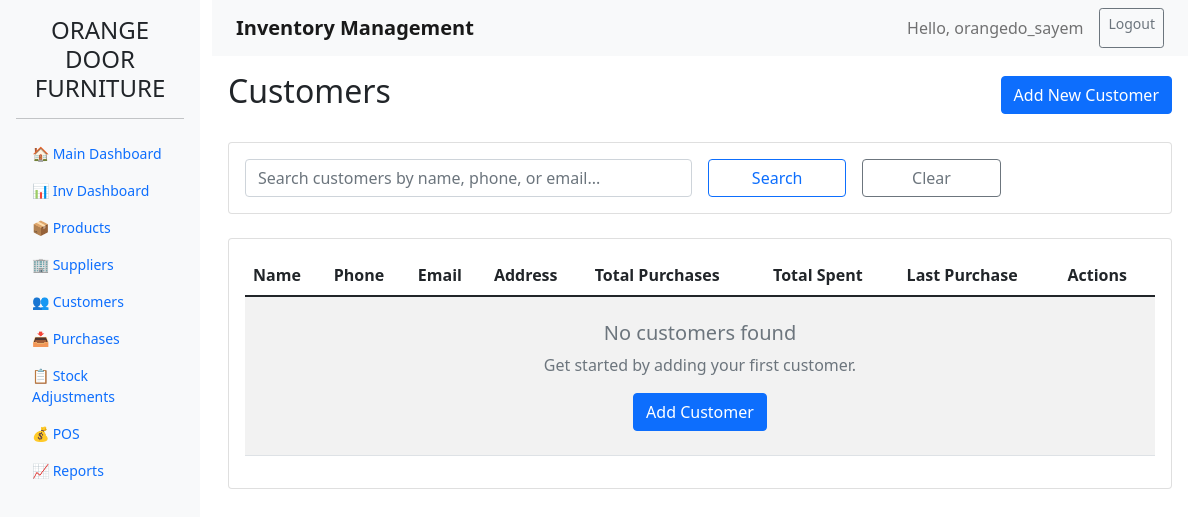
The page /inventory/customers/ (signed in) on the database as committed earlier.
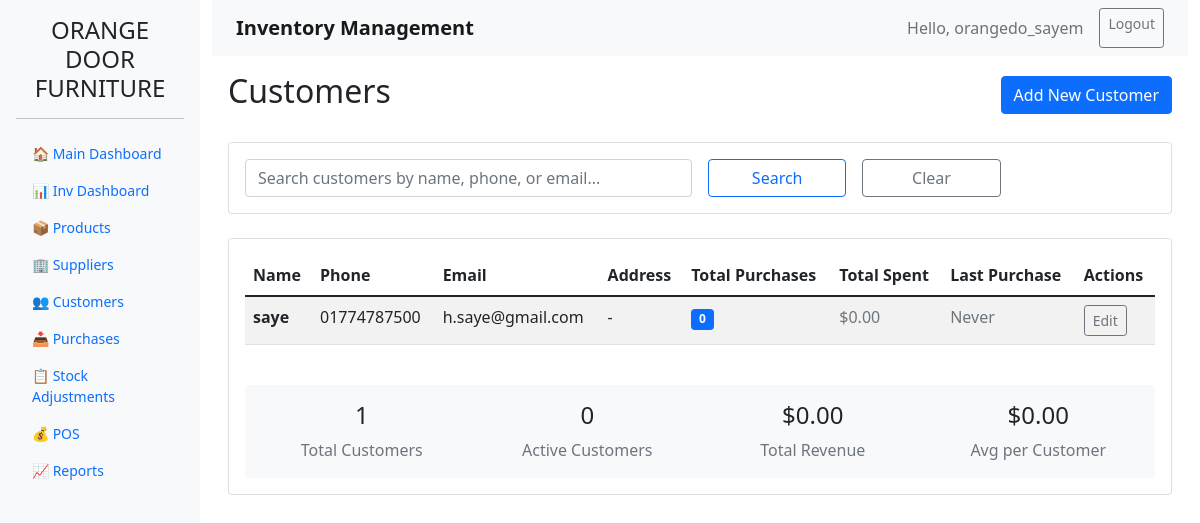
The same page on the database as committed later.
### inventory/models.py (models this page shows, shortened)
class Customer(models.Model):
    name = models.CharField(max_length=200)
    phone = models.CharField(max_length=20, unique=True, blank=True, null=True)  # Make unique and allow null
    email = models.EmailField(blank=True)
    address = models.TextField(blank=True)
    created_at = models.DateTimeField(auto_now_add=True)
    class Meta:
        constraints = [
            models.UniqueConstraint(
                fields=['phone'],
                name='unique_phone_when_not_null',
                condition=models.Q(phone__isnull=False)
            )
        ]

### inventory/views.py (the view, shortened to what this page needs)
# urls.py: path('customers/', views.customer_list, name='customer_list'),
@login_required
def customer_list(request):
    customers = Customer.objects.all().order_by('-created_at')
    query = request.GET.get('q')
    for customer in customers:
        customer_sales = Sale.objects.filter(customer=customer)
        customer.sales_count = customer_sales.count()
        customer.total_spent = customer_sales.aggregate(Sum('grand_total'))['grand_total__sum'] or 0
        customer.last_purchase = customer_sales.order_by('-sale_date').first()
    total_customers = customers.count()
    active_customers = len([c for c in customers if c.sales_count > 0])
    total_revenue = sum(customer.total_spent for customer in customers)
    avg_spent = total_revenue / active_customers if active_customers > 0 else 0
    context = {
        'customers': customers,
        'total_customers': total_customers,
        'active_customers': active_customers,
        'total_revenue': total_revenue,
        'avg_spent': avg_spent,
    }
    return render(request, 'inventory/customer_list.html', context)

### templates/inventory/customer_list.html (shortened to what this page needs)
{% extends 'inventory/base.html' %}
{% block content %}
<div class="d-flex justify-content-between align-items-center mb-4">
    <h2>Customers</h2>
    <a href="{% url 'customer_add' %}" class="btn btn-primary">Add New Customer</a>
</div>
<div class="card mb-4">
    <div class="card-body">
        <form method="get" class="row g-3">
            <div class="col-md-6">
                <input type="text" name="q" class="form-control" placeholder="Search customers by name, phone, or email..." value="{{ request.GET.q }}">
            </div>
            <div class="col-md-2">
                <button type="submit" class="btn btn-outline-primary w-100">Search</button>
            </div>
            <div class="col-md-2">
                <a href="{% url 'customer_list' %}" class="btn btn-outline-secondary w-100">Clear</a>
            </div>
        </form>
    </div>
</div>
<div class="card">
    <div class="card-body">
        <div class="table-responsive">
            <table class="table table-striped">
                <thead>
                    <tr>
                        <th>Name</th>
                        <th>Phone</th>
                        <th>Email</th>
                        <th>Address</th>
                        <th>Total Purchases</th>
                        <th>Total Spent</th>
                        <th>Last Purchase</th>
                        <th>Actions</th>
                    </tr>
                </thead>
                <tbody>
                    {% for customer in customers %}
                    <tr>
                        <td>
                            <strong>{{ customer.name }}</strong>
                        </td>
                        <td>{{ customer.phone|default:"-" }}</td>
                        <td>{{ customer.email|default:"-" }}</td>
                        <td>
                            {% if customer.address %}
                                <span title="{{ customer.address }}">
                                    {{ customer.address|truncatewords:5 }}
                                </span>
                            {% else %}
                                -
                            {% endif %}
                        </td>
                        <td>
                            <span class="badge bg-primary">{{ customer.sales_count }}</span>
                        </td>
                        <td>
                            {% if customer.total_spent > 0 %}
                                <strong>${{ customer.total_spent|floatformat:2 }}</strong>
                            {% else %}
                                <span class="text-muted">$0.00</span>
                            {% endif %}
                        </td>
                        <td>
                            {% if customer.last_purchase %}
                                {{ customer.last_purchase.sale_date|date:"M d, Y" }}
                            {% else %}
                                <span class="text-muted">Never</span>
                            {% endif %}
                        </td>
                        <td>
                            <a href="{% url 'customer_edit' customer.pk %}" class="btn btn-sm btn-outline-secondary">Edit</a>
                        </td>
                    </tr>
                    {% empty %}
                    <tr>
                        <td colspan="8" class="text-center py-4">
                            <div class="text-muted">
                                <h5>No customers found</h5>
                                <p>Get started by adding your first customer.</p>
                                <a href="{% url 'customer_add' %}" class="btn btn-primary">Add Customer</a>
                            </div>
                        </td>
                    </tr>
                    {% endfor %}
                </tbody>
            </table>
        </div>
        {% if customers %}
        <div class="mt-4 p-3 bg-light rounded">
            <div class="row text-center">
                <div class="col-md-3">
                    <h4>{{ customers.count }}</h4>
                    <p class="text-muted mb-0">Total Customers</p>
                </div>
                <div class="col-md-3">
                    <h4>{{ active_customers }}</h4>
                    <p class="text-muted mb-0">Active Customers</p>
                </div>
                <div class="col-md-3">
                    <h4>${{ total_revenue|floatformat:2 }}</h4>
                    <p class="text-muted mb-0">Total Revenue</p>
                </div>
                <div class="col-md-3">
                    <h4>${{ avg_spent|floatformat:2 }}</h4>
                    <p class="text-muted mb-0">Avg per Customer</p>
                </div>
            </div>
        </div>
        {% endif %}
    </div>
</div>
{% endblock %}

### templates/inventory/base.html (shortened to what this page needs)
<!DOCTYPE html>
<html lang="en">
<head>
    <link href="https://cdn.jsdelivr.net/npm/bootstrap@5.1.3/dist/css/bootstrap.min.css" rel="stylesheet">
</head>
<body>
    <div class="container-fluid">
        <div class="row">
            <div class="col-md-2 sidebar p-3">
                <h4 class="text-center">ORANGE DOOR FURNITURE</h4>
                <hr>
                <ul class="nav nav-pills flex-column">
                    <li class="nav-item">
                        <a class="nav-link" href="{% url 'dashboard' %}">🏠 Main Dashboard</a>
                    </li>
                    <li class="nav-item">
                        <a class="nav-link" href="{% url 'inventory_dashboard' %}">📊 Inv Dashboard</a>
                    </li>
                    <li class="nav-item">
                        <a class="nav-link" href="{% url 'product_list' %}">📦 Products</a>
                    </li>
                    <li class="nav-item">
                        <a class="nav-link" href="{% url 'supplier_list' %}">🏢 Suppliers</a>
                    </li>
                    <li class="nav-item">
                        <a class="nav-link" href="{% url 'customer_list' %}">👥 Customers</a>
                    </li>
                    <li class="nav-item">
                        <a class="nav-link" href="{% url 'purchase_list' %}">📥 Purchases</a>
                    </li>
                    <li class="nav-item">
                        <a class="nav-link" href="{% url 'stock_adjustment_list' %}">📋 Stock Adjustments</a>
                    </li>
                    <li class="nav-item">
                        <a class="nav-link" href="{% url 'pos_dashboard' %}">💰 POS</a>
                    </li>
                    <li class="nav-item">
                        <a class="nav-link" href="{% url 'reports_dashboard' %}">📈 Reports</a>
                    </li>
                </ul>
            </div>
            <div class="col-md-10">
                <nav class="navbar navbar-expand-lg navbar-light bg-light">
                    <div class="container-fluid">
                        <span class="navbar-brand">Inventory Management</span>
                        <div class="navbar-nav ms-auto">
                            <span class="navbar-text me-3">
                                Hello, {{ request.user.username }}
                            </span>
                            <a href="{% url 'admin:logout' %}" class="btn btn-outline-secondary btn-sm">Logout</a>
                        </div>
                    </div>
                </nav>
                <main class="p-3">
                    {% block content %}
                    {% endblock %}
                </main>
            </div>
        </div>
    </div>
</body>
</html>

### templates/inventory/base.html (style rules this page uses)
.sidebar { min-height: 100vh; background-color: #f8f9fa; font-size: 14px; }
.navbar-brand { font-weight: bold; }

Rows that differ between the two databases and show on the page:
added Customer: name "saye", phone "01774787500", email "h.saye@gmail.com", sales_count "0", shows "$0.00", shows "Never"
Other text that changed with them:
{{ customers.count }}: (not shown) → "1"
{{ active_customers }}: (not shown) → "0"
{{ total_revenue|floatformat:2 }}: (not shown) → "0.00"
{{ avg_spent|floatformat:2 }}: (not shown) → "0.00"
text no longer shown: "No customers found Get started by adding your first customer. Add Customer"
text now shown: "Total Customers Active Customers $ Total Revenue $ Avg per Customer"
